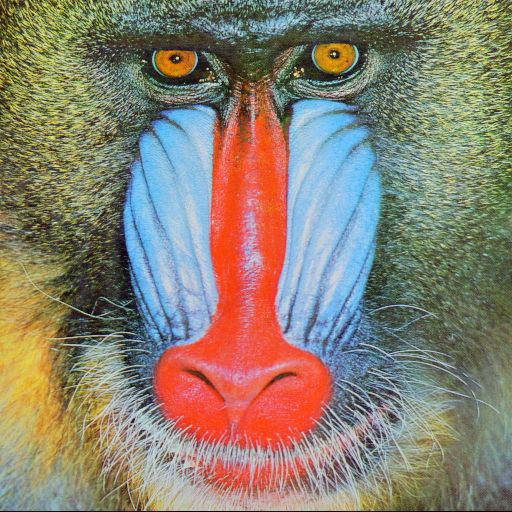
#> input picture mandrillRGB.jpg, 512 x 512 px
$ python threshold_RGB.py
#> lines starting #> are read from the running program, lines starting #| are printed output that depends on the picture; after the words box and inside, x2 and y2 are one past the last pixel; in counts of white or black regions, pixels touching at a corner belong together
# threshold_colorscale
import cv2
from cv2 import imread
import numpy as np
# load the image file in color scale
image = cv2.imread("mandrillRGB.jpg")
#> image is the input picture: shape (512, 512, 3); mean B, G, R 113.2, 128.9, 137.4

# set the threshold to be thr = 200
thr  = 210
for y in range(0, image.shape[0]):  # go through all rows (or scanlines)
	for x in range(0, image.shape[1]):  # go through all columns
		pixelBlue = image[y, x, 0]
		pixelGreen = image[y, x, 1]
		pixelRed = image[y, x, 2]
		if pixelBlue > thr or pixelRed > thr:
			image[y, x, 0] = 255
			image[y, x, 1] = 255
			image[y, x, 2] = 255
		else:
			image[y, x, 0] = 0
			image[y, x, 1] = 0
			image[y, x, 2] = 0
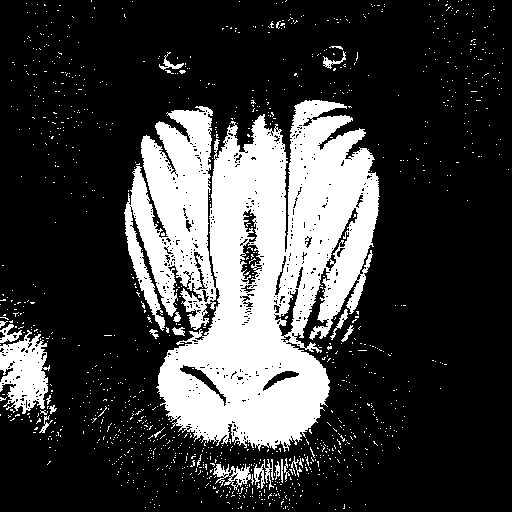
#> image: shape (512, 512, 3); 24.1% white; 1197 white regions (1174 under 20 px), largest, box (x1, y1, x2, y2) and area: (124, 100, 380, 452) 56190, (0, 330, 50, 414) 2572, (213, 464, 254, 490) 450

# store the processed image
cv2.imwrite("thres_RGB.jpg", image)

$ run again, with mandrill0.jpg copied over mandrillRGB.jpg
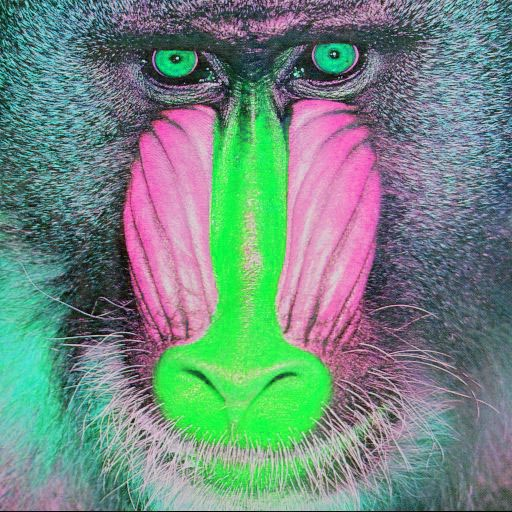
#> input picture mandrill0.jpg, 512 x 512 px
#> image is the input picture: shape (512, 512, 3); mean B, G, R 128.9, 137.4, 113.2
#> after the loop `for y in range(0, image.shape[0]):`:
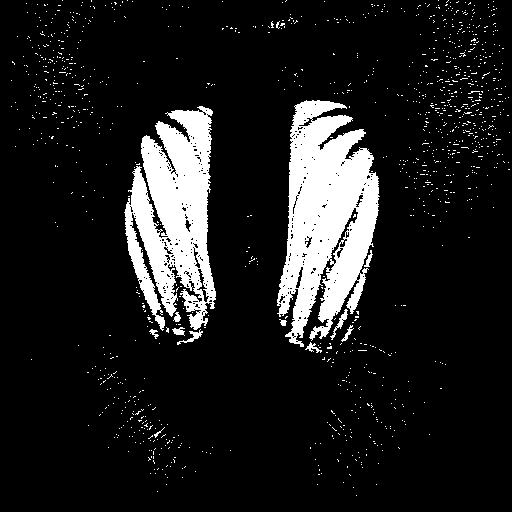
#> image: shape (512, 512, 3); 11.9% white; 1181 white regions (1169 under 20 px), largest, box (x1, y1, x2, y2) and area: (277, 100, 380, 347) 15567, (124, 106, 216, 331) 12708, (330, 309, 348, 340) 119

$ run again, with mandrill1.jpg copied over mandrillRGB.jpg
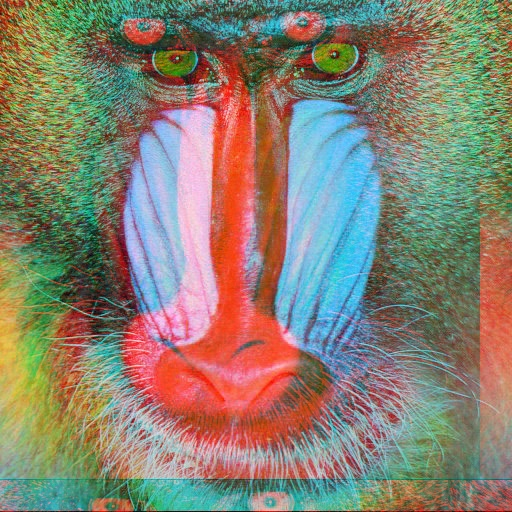
#> input picture mandrill1.jpg, 512 x 512 px
#> image is the input picture: shape (512, 512, 3); mean B, G, R 113.1, 128.9, 136.9
#> after the loop `for y in range(0, image.shape[0]):`:
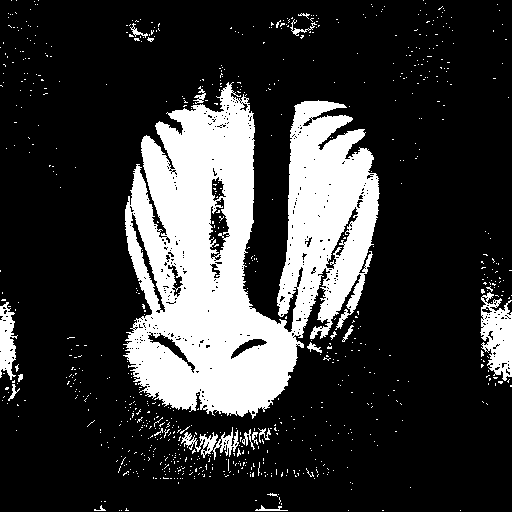
#> image: shape (512, 512, 3); 21.5% white; 802 white regions (782 under 20 px), largest, box (x1, y1, x2, y2) and area: (123, 82, 380, 419) 50252, (480, 292, 512, 381) 1777, (0, 302, 18, 380) 866
